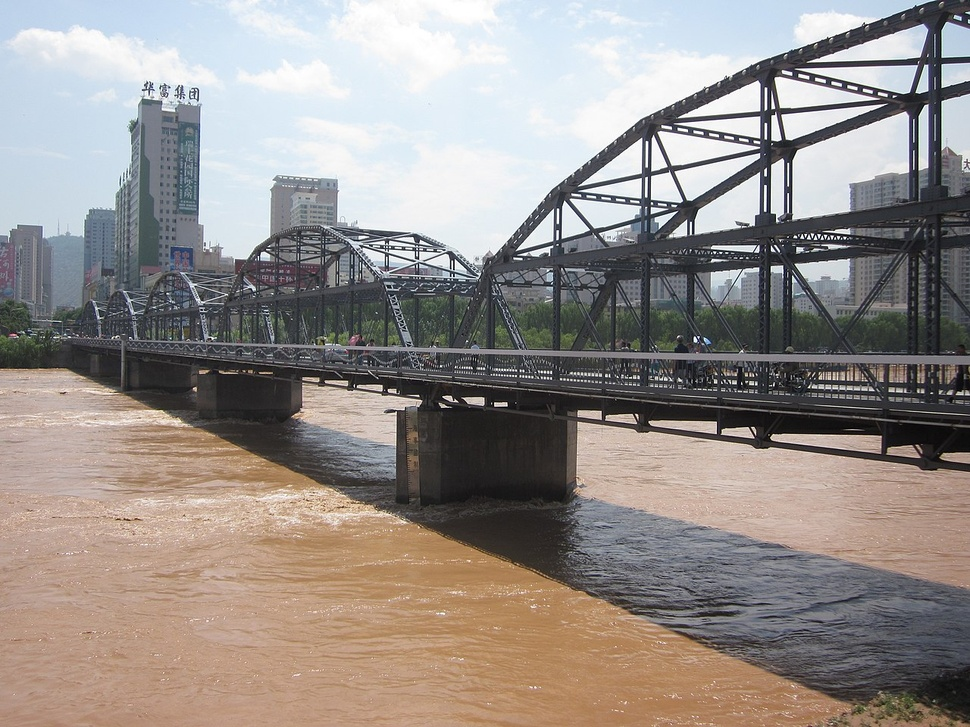
#> input picture images/Zhongshan_Bridge_in_Lanzhou.jpg, 970 x 727 px, shrunk from 1280 x 960 before the run; its folder holds only this picture in this run
$ python -i vectorize_with_exe.py   (imports and definitions only)
#> lines starting #> are read from the running program, lines starting #| are printed output that depends on the picture; after the words box and inside, x2 and y2 are one past the last pixel; in counts of white or black regions, pixels touching at a corner belong together
# -*- coding: utf-8 -*-
import os
import subprocess
from PIL import Image

# =================配置区域=================
# 您的输入图片路径
INPUT_DIR = r"/Agent/outputs/images/baita"
# 输出路径
OUTPUT_DIR = os.path.join(INPUT_DIR, "base_vec")
# potrace.exe 的路径 (假设就在当前脚本旁边)
POTRACE_PATH = r"../potrace.exe"


# =========================================

def ensure_dir(directory):
    if not os.path.exists(directory):
        os.makedirs(directory)


def raster_to_svg_cmd(input_path, output_path):
    """
    直接指挥 potrace.exe 干活，不需要安装任何 Python 库
    """
#> called with output_path = 'out.png'
    # 中间临时文件
    temp_bmp = input_path.replace(".png", ".bmp").replace(".jpg", ".bmp")

    try:
        # 1. 用 PIL 把图片转成 potrace 能看懂的 BMP 格式
        image = Image.open(input_path)
#> image is the input picture: PIL image 970x727 RGB; mean R, G, B 149.6, 142.7, 138.9

        # 处理透明背景 -> 变白底
        if image.mode in ('RGBA', 'LA') or (image.mode == 'P' and 'transparency' in image.info):
            background = Image.new('RGB', image.size, (255, 255, 255))
            if image.mode == 'P':
                image = image.convert('RGBA')
            background.paste(image, mask=image.split()[3])
            image = background
        else:
            image = image.convert("RGB")

        # 二值化 (黑白化)
        gray = image.convert("L")
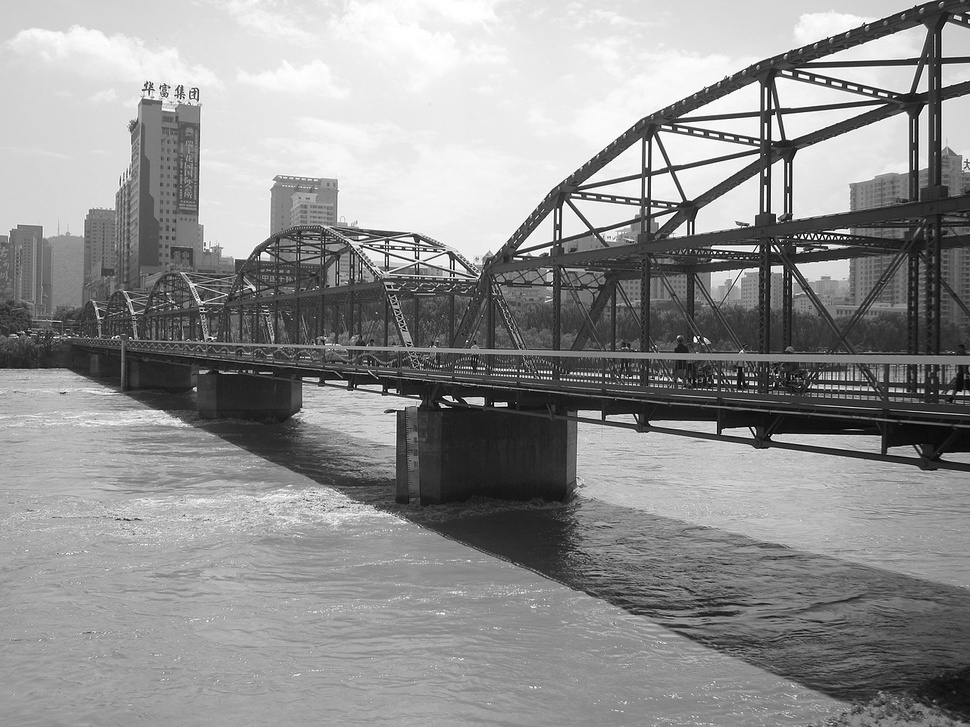
#> gray: PIL image 970x727 L; min 0, max 255, mean 144.4
        threshold = 128
        # 像素值>128变白(0)，<=128变黑(1)
        binary = gray.point(lambda p: 255 if p > threshold else 0)
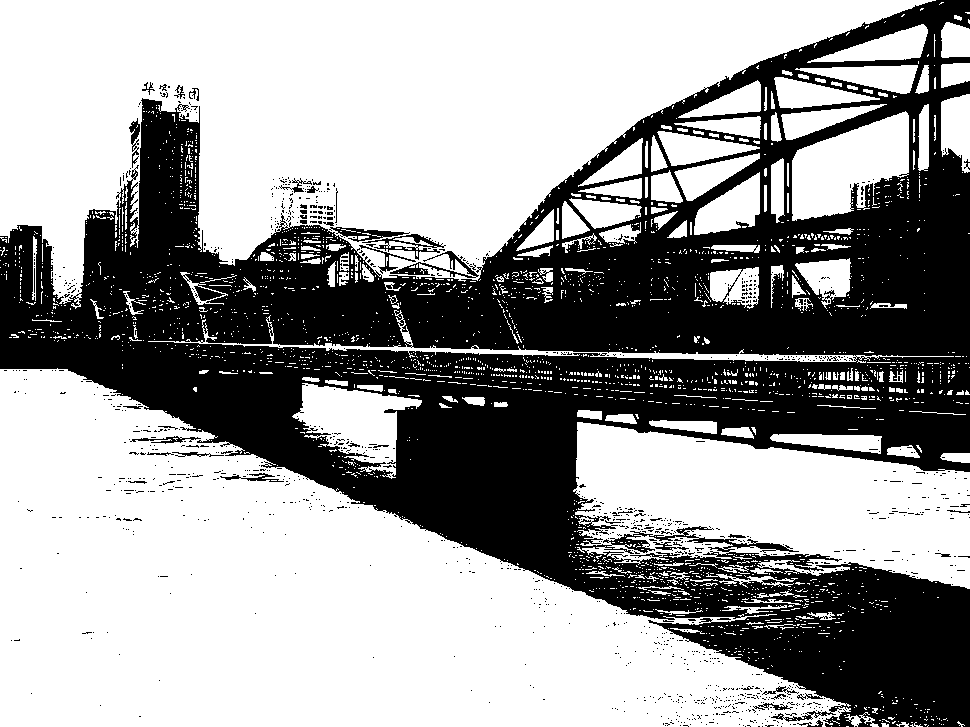
#> binary: PIL image 970x727 L; 61.5% white; 1176 black regions (1134 under 20 px), largest, box (x1, y1, x2, y2) and area: (0, 0, 970, 727) 264450, (390, 251, 479, 278) 582, (362, 234, 446, 260) 499
        binary = binary.convert("1")
        binary.save(temp_bmp)

        # 2. 命令行调用 potrace.exe
        # 相当于在 CMD 里敲命令
        cmd = [POTRACE_PATH, temp_bmp, "-s", "-o", output_path]

        # 隐藏弹出的黑框框 (Windows专属)
        startupinfo = None
        if os.name == 'nt':
            startupinfo = subprocess.STARTUPINFO()
            startupinfo.dwFlags |= subprocess.STARTF_USESHOWWINDOW

        subprocess.run(cmd, check=True, startupinfo=startupinfo, stderr=subprocess.PIPE)
#> (this line was passed over: subprocess is not available in this run)
        return True

    except FileNotFoundError:
        print("❌ 错误: 找不到 potrace.exe！请确认它和脚本在同一个文件夹里。")
        return False
    except Exception as e:
        print(f"❌ 失败 {os.path.basename(input_path)}: {e}")
        return False
    finally:
        # 删掉临时生成的 BMP
        if os.path.exists(temp_bmp):
            try:
                os.remove(temp_bmp)
            except:
                pass


def batch_process():
    ensure_dir(OUTPUT_DIR)

    # 检查 potrace.exe 是否到位
    if not os.path.exists(POTRACE_PATH):
        print(f"❌ 严重错误: 没找到 {POTRACE_PATH}")
        print("请下载 potrace.exe 并把它放到这里：")
        print(os.getcwd())
        return

    files = [f for f in os.listdir(INPUT_DIR) if f.lower().endswith(('.png', '.jpg', '.jpeg'))]
    total = len(files)

    print(f"🚀 开始转换 (使用官方 Potrace 引擎)，共 {total} 张...")

    count = 0
    for filename in files:
        in_path = os.path.join(INPUT_DIR, filename)
        name_no_ext = os.path.splitext(filename)[0]
        out_path = os.path.join(OUTPUT_DIR, name_no_ext + ".svg")

        print(f"   正在处理: {filename} ...", end="\r")
        if raster_to_svg_cmd(in_path, out_path):
            count += 1

    print(f"\n✅ 全部完成! 成功: {count}/{total}")
    print(f"📂 矢量图在: {OUTPUT_DIR}")


# [2 lines not run here, left out]

>>> result = raster_to_svg_cmd('../../images/Zhongshan_Bridge_in_Lanzhou.jpg', 'out.png')
